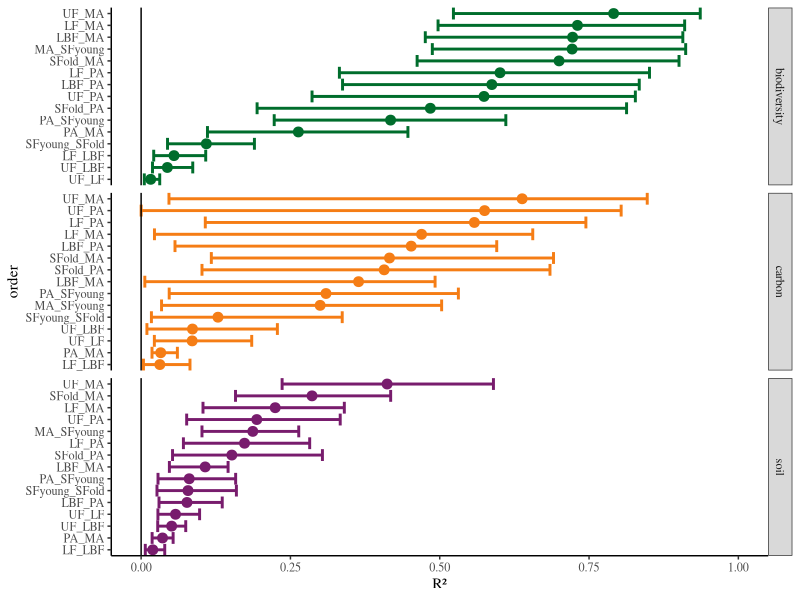
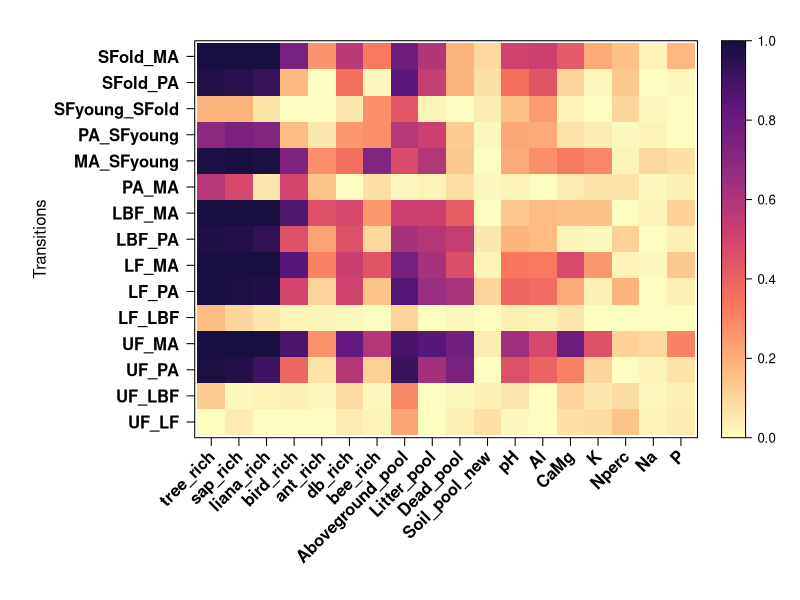

The R source for these figures, in order:
#### Script to calculate the mean effect sizes (R²) and create the graphs ####

# Loading packages

library(dplyr)
library(ggplot2)
library(boot)
library(viridis)
library(lattice)
library(gridExtra)
library(tidyverse)

# Loading data

data_R_square <- read.csv("Results/all_results.csv", h=T, row.names = 1)

biodiversity_variables <- c("ant_rich", "bee_rich", "bird_rich", "db_rich", "liana_rich", "sap_rich", "tree_rich")
carbon_variables <- c("Aboveground_pool", "Litter_pool", "Dead_pool", "Soil_pool_new")
soil_variables <- c("pH", "Nperc", "P", "K", "Na", "CaMg", "Al")

data_R_square[data_R_square$variable %in% biodiversity_variables,"Component"] <- "biodiversity"
data_R_square[data_R_square$variable %in% carbon_variables,"Component"] <- "carbon" 
data_R_square[data_R_square$variable %in% soil_variables,"Component"] <- "soil"


#### Bootstrapping the Confidence interval of the mean for R-squared ####

# Function to obtain the mean
Bmean <- function(data, indices) {
  d <- data[indices]
  return(mean(d))
} 

# Function to obtain the CI of the mean

boot_ci_nunes <- function(data, n_random, type){
  results <- boot(data = data, statistic = Bmean, R = n_random)
  ci <- boot.ci(results, type = type)
  tibble(ci_lb = ci$bca[4], ci_ub = ci$bca[5])
}

average_R2 <- data_R_square %>% 
  group_by(Component, Transition) %>% 
  summarise(mean_R2 = mean(R2m), boot_ci_nunes(data = R2m, n_random = 10000, type = "bca"),
            n = n())

write.csv(file = "Results/average_R2.csv", x = average_R2)


#### Graphs ####

## Mean effect sizes ##

#My APA-format theme
apatheme=theme_bw()+
  theme(panel.grid.major=element_blank(),
        panel.grid.minor=element_blank(),
        panel.border=element_blank(),
        axis.line=element_line(),
        text=element_text(family='Times'),
        legend.position='none')

# Plot Data Frame
average_R2_ordered <- average_R2 %>%
  ungroup() %>% 
  # 2. Arrange by
  #   i.  facet group
  #   ii. bar height
  arrange(Component, mean_R2) %>%
  # 3. Add order column of row numbers
  mutate(order = row_number())


ggplot(average_R2_ordered, aes(y=order, x=mean_R2, xmin=ci_lb, xmax=ci_ub, colour = factor(Component)))+
  geom_point(size=3)+
  geom_errorbarh(aes(colour = factor(Component)), size = 1, height=1)+
  scale_colour_manual(values = c("#006D2C", "#F57D15FF", "#781C6D"))+
  scale_x_continuous(limits = c(0,1), name='R²')+
  facet_grid(Component~., scales = 'free', space='free')+
  geom_vline(xintercept=0)+
  scale_y_continuous(
    breaks = average_R2_ordered$order,
    labels = average_R2_ordered$Transition,
    expand = c(0,0)
  )+
  #Apply my APA theme
  apatheme


## Heat map

data_all_joined <- read.csv("Data/data_all_joined.csv", h=T, row.names = 1)

data_R_square <- data_R_square[order(match(data_R_square$variable,
                                           c("tree_rich", "sap_rich", "liana_rich", "bird_rich", "ant_rich", "db_rich",
                                             "bee_rich", "Aboveground_pool", "Litter_pool", "Dead_pool", "Soil_pool_new",
                                             "pH", "Al", "CaMg", "K", "Nperc", "Na", "P"))),]

data_R_square <- data_R_square[order(match(data_R_square$Transition,
                                           c("UF_LF", "UF_LBF", "UF_PA", "UF_MA", "LF_LBF", "LF_PA", "LF_MA", 
                                             "LBF_PA", "LBF_MA", "PA_MA", "MA_SFyoung", "PA_SFyoung",
                                             "SFyoung_SFold", "SFold_PA", "SFold_MA"))),]


matrix <- as.data.frame(pivot_wider(data_R_square, id_cols = Transition, names_from = variable, values_from = R2m))
row.names(matrix) <- matrix$Transition

levelplot(t(as.matrix(matrix[,2:19])), col.regions = colorRampPalette(c("#FCFDBFFF" ,"#FEBA80FF", "#F8765CFF", "#D3436EFF", "#982D80FF", "#5F187FFF", "#180F3EFF"))(200),
          colorkey = list(TRUE, height = 1), at = seq(0,1,0.01), scales = list(y = (list(cex=1, font=2)), tck = c(1,0), x=list(cex=1, rot=45, font=2)),
          aspect = 15/19, xlab = NULL, ylab = "Transitions")


